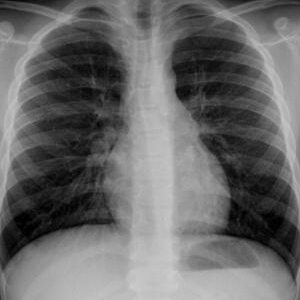
#> input picture RX.jpg, 300 x 300 px
$ python -i imageprocessing.py   (imports and definitions only)
#> lines starting #> are read from the running program, lines starting #| are printed output that depends on the picture; after the words box and inside, x2 and y2 are one past the last pixel; in counts of white or black regions, pixels touching at a corner belong together
import cv2 as cv
import numpy as np

def process():
    from matplotlib import pyplot as plt
    img = cv.imread('RX.jpg',0)
#> img is the input picture: shape (300, 300); min 0, max 205, mean 105.1
    ret,thresh1 = cv.threshold(img,127,255,cv.THRESH_BINARY)
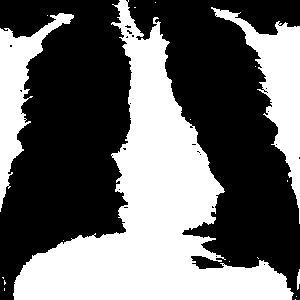
#> thresh1: shape (300, 300); 41.6% white; 18 white regions (14 under 20 px), largest, box (x1, y1, x2, y2) and area: (13, 0, 294, 300) 27961, (211, 7, 300, 224) 5244, (0, 13, 74, 212) 4141, (297, 269, 300, 290) 46
    ret,thresh2 = cv.threshold(img,127,255,cv.THRESH_BINARY_INV)
    ret,thresh3 = cv.threshold(img,127,255,cv.THRESH_TRUNC)
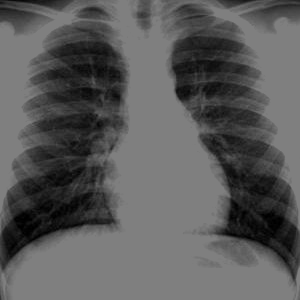
#> thresh3: shape (300, 300); min 0, max 127, mean 90.4
    ret,thresh4 = cv.threshold(img,127,255,cv.THRESH_TOZERO)
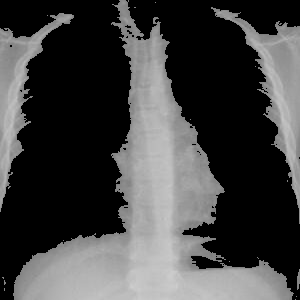
#> thresh4: shape (300, 300); min 0, max 205, mean 67.6
    ret,thresh5 = cv.threshold(img,127,255,cv.THRESH_TOZERO_INV)
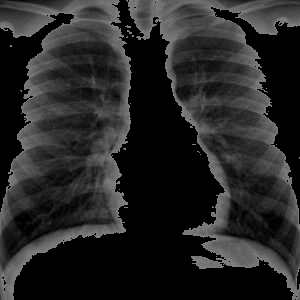
#> thresh5: shape (300, 300); min 0, max 127, mean 37.6
    titles = ['Original Image','BINARY','BINARY_INV','TRUNC','TOZERO','TOZERO_INV']
    images = [img, thresh1, thresh2, thresh3, thresh4, thresh5]
    for i in range(6):
        plt.subplot(2,3,i+1),plt.imshow(images[i],'gray',vmin=0,vmax=255)
        plt.title(titles[i])
        plt.xticks([]),plt.yticks([])
    plt.show()

>>> result = process()
